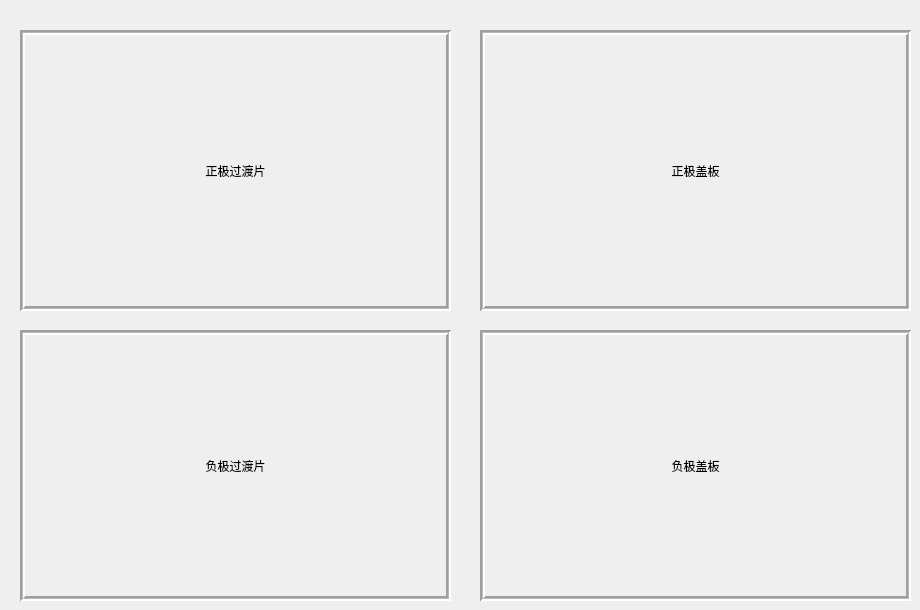
      <widget class="QWidget" name="tab_10">
       <attribute name="title">
        <string>运行</string>
       </attribute>
       <widget class="QLabel" name="lCamSheetP">
        <property name="geometry">
         <rect>
          <x>20</x>
          <y>30</y>
          <width>431</width>
          <height>281</height>
         </rect>
        </property>
        <property name="mouseTracking">
         <bool>false</bool>
        </property>
        <property name="autoFillBackground">
         <bool>false</bool>
        </property>
        <property name="frameShape">
         <enum>QFrame::Box</enum>
        </property>
        <property name="frameShadow">
         <enum>QFrame::Sunken</enum>
        </property>
        <property name="lineWidth">
         <number>2</number>
        </property>
        <property name="midLineWidth">
         <number>1</number>
        </property>
        <property name="text">
         <string>正极过渡片</string>
        </property>
        <property name="scaledContents">
         <bool>true</bool>
        </property>
        <property name="alignment">
         <set>Qt::AlignCenter</set>
        </property>
       </widget>
       <widget class="QLabel" name="lCamSheetN">
        <property name="geometry">
         <rect>
          <x>20</x>
          <y>330</y>
          <width>431</width>
          <height>271</height>
         </rect>
        </property>
        <property name="frameShape">
         <enum>QFrame::Box</enum>
        </property>
        <property name="frameShadow">
         <enum>QFrame::Sunken</enum>
        </property>
        <property name="lineWidth">
         <number>2</number>
        </property>
        <property name="midLineWidth">
         <number>1</number>
        </property>
        <property name="text">
         <string>负极过渡片</string>
        </property>
        <property name="scaledContents">
         <bool>true</bool>
        </property>
        <property name="alignment">
         <set>Qt::AlignCenter</set>
        </property>
       </widget>
       <widget class="QLabel" name="lCamPlateN">
        <property name="geometry">
         <rect>
          <x>480</x>
          <y>330</y>
          <width>431</width>
          <height>271</height>
         </rect>
        </property>
        <property name="frameShape">
         <enum>QFrame::Box</enum>
        </property>
        <property name="frameShadow">
         <enum>QFrame::Sunken</enum>
        </property>
        <property name="lineWidth">
         <number>2</number>
        </property>
        <property name="midLineWidth">
         <number>1</number>
        </property>
        <property name="text">
         <string>负极盖板</string>
        </property>
        <property name="scaledContents">
         <bool>true</bool>
        </property>
        <property name="alignment">
         <set>Qt::AlignCenter</set>
        </property>
       </widget>
       <widget class="QLabel" name="lCamPlateP">
        <property name="geometry">
         <rect>
          <x>480</x>
          <y>30</y>
          <width>431</width>
          <height>281</height>
         </rect>
        </property>
        <property name="frameShape">
         <enum>QFrame::Box</enum>
        </property>
        <property name="frameShadow">
         <enum>QFrame::Sunken</enum>
        </property>
        <property name="lineWidth">
         <number>2</number>
        </property>
        <property name="midLineWidth">
         <number>1</number>
        </property>
        <property name="text">
         <string>正极盖板</string>
        </property>
        <property name="scaledContents">
         <bool>true</bool>
        </property>
        <property name="alignment">
         <set>Qt::AlignCenter</set>
        </property>
       </widget>
      </widget>
